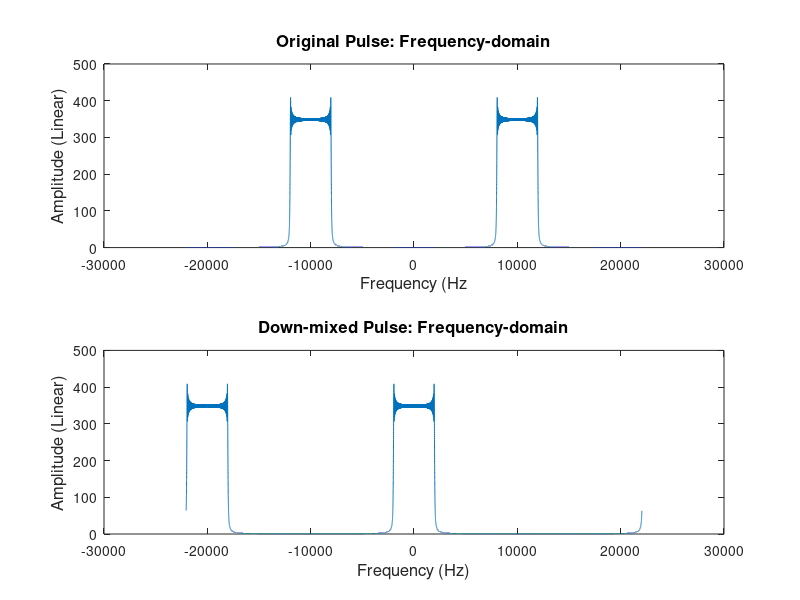

The MATLAB source for this figure:
% Audio Radar Project - Down-mixing of Chirp Signal

%% Clear variables and command window

clear all;
close all;
clc;

%% Define constants and parameters

SpeedSoundWave_ms = 343;           %[m/s]  ->speed of wave
Fc = 10e3;                         % [Hz]
PulseWidth_s = 1;                  %[s]  
Fs = 44.1e3;                       %[Hz]   ->Sampling rate. So 44 100 samples are obtained in one second
Ts = 1/Fs;                         % Sampling period
N = PulseWidth_s * Fs;             % number of samples
t = 0:Ts:(N-1)*Ts;                 % Time Vector for Pulse
frequencyaxis1 = (-N/2:1:((N/2)-1))*(Fs/N); % Frequency-axis to Plot Frequency Domain of Pulse

%% Generate the transmit pulse

TxPulse = sin(2*pi*(8000*t + 2000*t.^2));

%% Exercise 2 - downmix the transmit pulse 

% Multiply by cos(2*pi*fc*t) and -sin(2*pi*fc*t) to get I and Q channels, respectively

I = TxPulse.*cos(2*pi*Fc*t);
Q = TxPulse.*-sin(2*pi*Fc*t);

% Generate the output, which are complex numbers. The I and Q parts are real
% part. Tip: output = I + 1i*Q; % or complex(I, Q)

output = complex(I,Q);

% Plot the transmit and down-mixed signals in the frequency domain
figure(1);
axes('fontsize', 12);

subplot(2,1,1)
plot(frequencyaxis1,(abs(fftshift(fft(TxPulse)))));
xlabel('Frequency (Hz', 'fontsize', 12);
ylabel('Amplitude (Linear)', 'fontsize', 12);
title('Original Pulse: Frequency-domain', 'fontsize', 12);

subplot(2,1,2)
plot(frequencyaxis1,(abs(fftshift(fft(output)))));
xlabel('Frequency (Hz)', 'fontsize', 12);
ylabel('Amplitude (Linear)', 'fontsize', 12);
title('Down-mixed Pulse: Frequency-domain', 'fontsize', 12);
